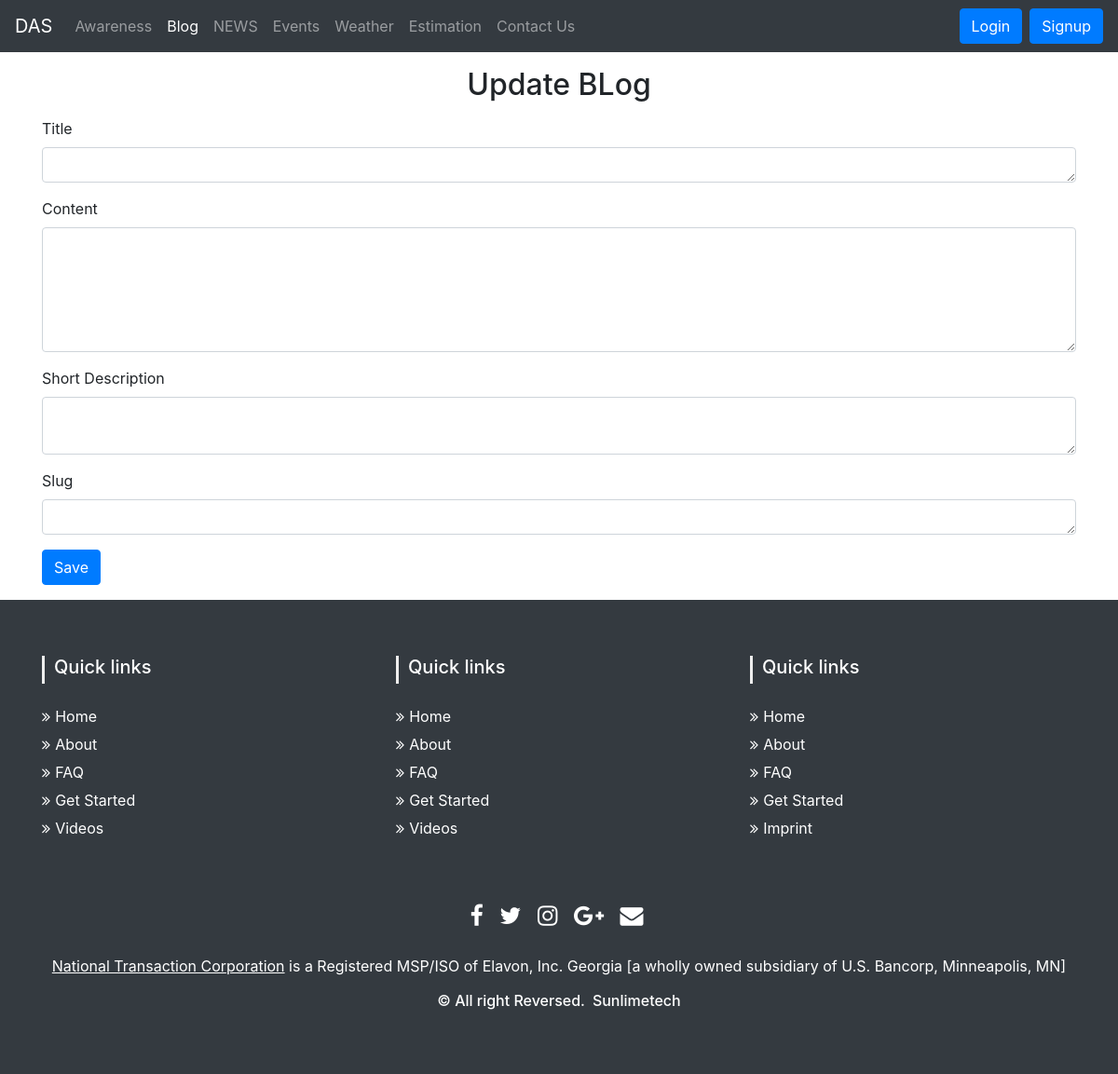
Page /blogupdate/rfesf on the earlier database version.
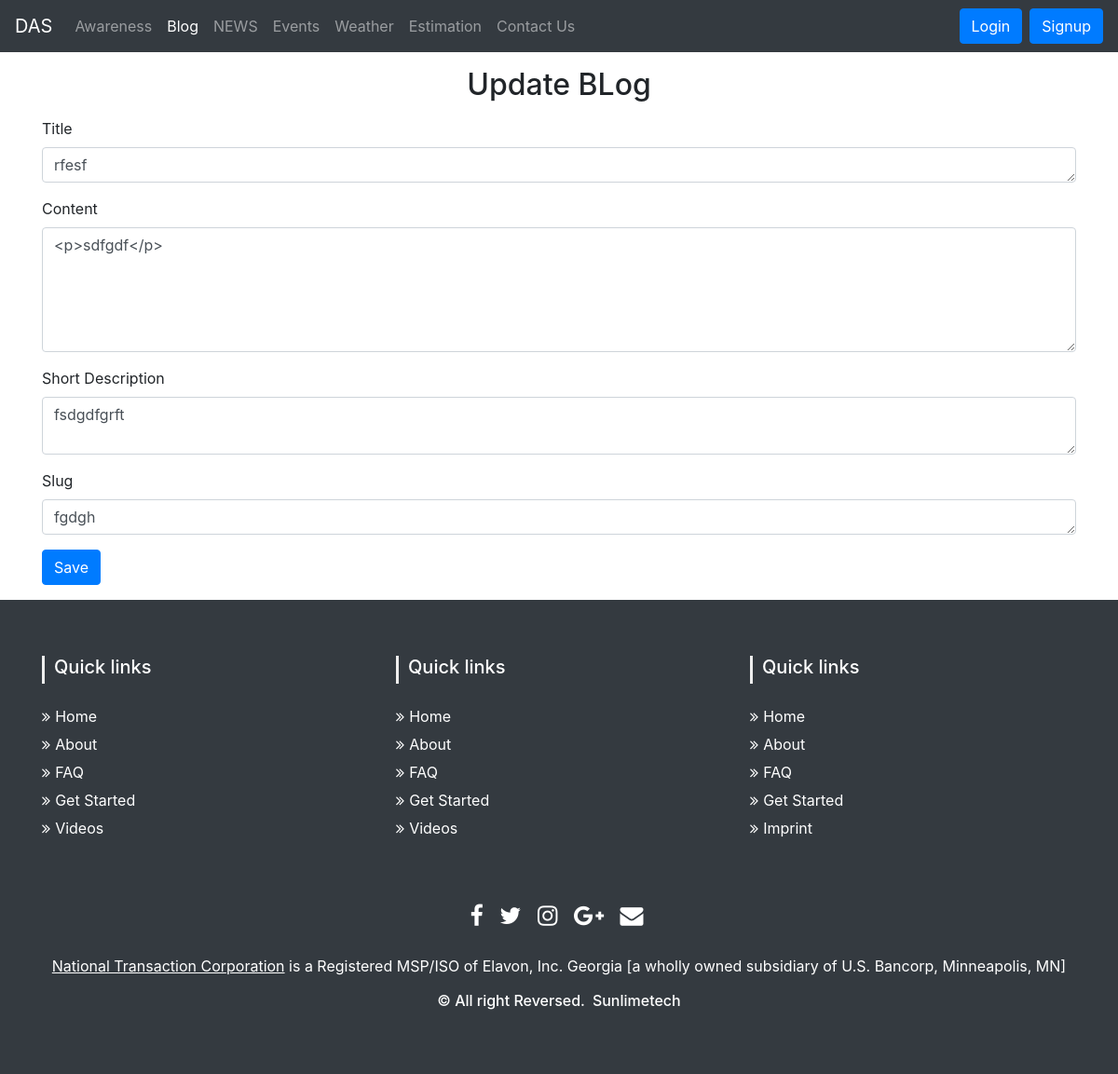
Same page on the later database version.
### fyp/models.py (models this page shows, shortened)
class Blog(models.Model):
    sno = models.AutoField(primary_key=True)
    title = models.CharField(max_length=200)
    content = RichTextField(null=True)
    short_desc = models.CharField(max_length=300, default="")
    slug = models.CharField(max_length=100)
    time = models.DateTimeField(auto_now_add=True)
    author = models.CharField(max_length=20, default="")
    username = models.CharField(max_length=20, default="")

### fyp/views.py (the view, shortened to what this page needs)
# urls.py: path('blogupdate/<str:title>', views.blogupdate, name='blogupdate'),
def blogupdate(request, title):
    editblog = title
    blog = Blog.objects.filter(title=editblog).first
    context = {'blog':blog}
    return render(request, 'blogupdate.html',context)

### templates/blogupdate.html (shortened to what this page needs)
{% extends 'base.html' %}
{% block blogactive %}active{% endblock blogactive %}
{% block body %}
<div class="container my-3">
    <h2 class="text-center my-3">Update BLog</h2>
    <form action="/blogupdate/{{blog.title}}" method="POST">
  <div class="form-group">
    <label for="exampleFormControlTextarea1">Title</label>
    <textarea class="form-control" id="title" name="title" rows="1">{{blog.title}}</textarea>
  </div>
  <div class="form-group">
    <label for="exampleFormControlTextarea1">Content</label>
    <textarea class="form-control" id="content" name="content" rows="5">{{blog.content|safe}}</textarea>
  </div>
  <div class="form-group">
    <label for="exampleFormControlTextarea1">Short Description</label>
    <textarea class="form-control" id="short_desc" name="short_desc" rows="2">{{blog.short_desc}}</textarea>
  </div>
  <div class="form-group">
    <label for="exampleFormControlTextarea1">Slug</label>
    <textarea class="form-control" id="slug" name="slug" rows="1">{{blog.slug}}</textarea>
  </div>
  <button type="submit" class="btn btn-primary">Save</button>
      </form>
</div>
{% endblock body %}

Differences in the rows shown:
added Blog: title "rfesf", content "<p>sdfgdf</p>", short_desc "fsdgdfgrft", slug "fgdgh"
